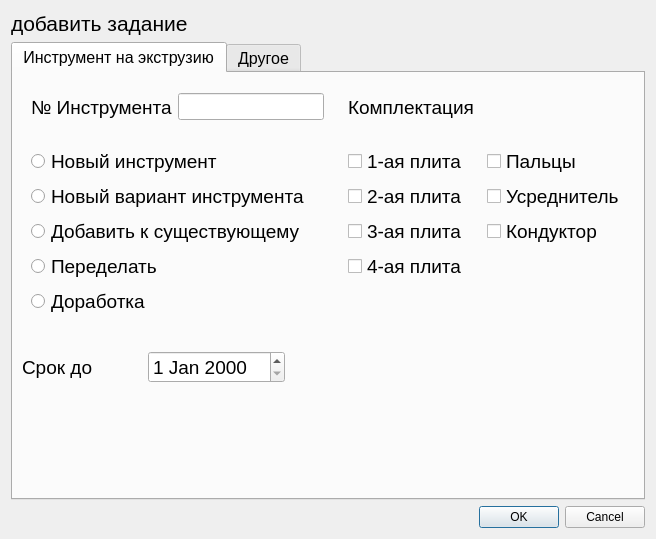
<?xml version="1.0" encoding="UTF-8"?>
<ui version="4.0">
 <class>DialogTask</class>
 <widget class="QDialog" name="DialogTask">
  <property name="geometry">
   <rect>
    <x>0</x>
    <y>0</y>
    <width>656</width>
    <height>539</height>
   </rect>
  </property>
  <property name="windowTitle">
   <string>Dialog</string>
  </property>
  <layout class="QVBoxLayout" name="verticalLayout_3">
   <item>
    <widget class="QLabel" name="label_add_task">
     <property name="font">
      <font>
       <pointsize>16</pointsize>
      </font>
     </property>
     <property name="text">
      <string>добавить задание</string>
     </property>
    </widget>
   </item>
   <item>
    <widget class="QTabWidget" name="tabWidget">
     <property name="font">
      <font>
       <pointsize>12</pointsize>
      </font>
     </property>
     <property name="currentIndex">
      <number>0</number>
     </property>
     <widget class="QWidget" name="tab_profile">
      <attribute name="title">
       <string>Инструмент на экструзию</string>
      </attribute>
      <layout class="QGridLayout" name="gridLayout">
       <item row="0" column="1">
        <widget class="QWidget" name="widget_profile_equipment_name" native="true">
         <property name="minimumSize">
          <size>
           <width>0</width>
           <height>50</height>
          </size>
         </property>
         <property name="maximumSize">
          <size>
           <width>16777215</width>
           <height>50</height>
          </size>
         </property>
         <layout class="QVBoxLayout" name="verticalLayout">
          <item>
           <widget class="QLabel" name="label_profile_equipment">
            <property name="maximumSize">
             <size>
              <width>16777215</width>
              <height>16777215</height>
             </size>
            </property>
            <property name="font">
             <font>
              <pointsize>14</pointsize>
             </font>
            </property>
            <property name="text">
             <string>Комплектация</string>
            </property>
           </widget>
          </item>
         </layout>
        </widget>
       </item>
       <item row="0" column="0">
        <widget class="QWidget" name="widget_profile_article" native="true">
         <property name="maximumSize">
          <size>
           <width>16777215</width>
           <height>50</height>
          </size>
         </property>
         <layout class="QHBoxLayout" name="horizontalLayout">
          <item>
           <widget class="QLabel" name="label_profile_article">
            <property name="font">
             <font>
              <pointsize>14</pointsize>
             </font>
            </property>
            <property name="text">
             <string>№ Инструмента</string>
            </property>
           </widget>
          </item>
          <item>
           <widget class="QLineEdit" name="lineEdit_profile_article"/>
          </item>
         </layout>
        </widget>
       </item>
       <item row="2" column="0">
        <widget class="QWidget" name="widget_profile_mfdate" native="true">
         <layout class="QHBoxLayout" name="horizontalLayout_2">
          <property name="spacing">
           <number>50</number>
          </property>
          <property name="leftMargin">
           <number>0</number>
          </property>
          <property name="topMargin">
           <number>20</number>
          </property>
          <item>
           <widget class="QLabel" name="label_profile_mfdate">
            <property name="font">
             <font>
              <pointsize>14</pointsize>
             </font>
            </property>
            <property name="text">
             <string>Срок до </string>
            </property>
           </widget>
          </item>
          <item>
           <widget class="QDateEdit" name="dateEdit_profile_mfdate">
            <property name="font">
             <font>
              <pointsize>14</pointsize>
             </font>
            </property>
           </widget>
          </item>
          <item>
           <spacer name="horizontalSpacer_mfdate">
            <property name="orientation">
             <enum>Qt::Orientation::Horizontal</enum>
            </property>
            <property name="sizeHint" stdset="0">
             <size>
              <width>40</width>
              <height>20</height>
             </size>
            </property>
           </spacer>
          </item>
         </layout>
        </widget>
       </item>
       <item row="1" column="0">
        <widget class="QWidget" name="widget_profile_works_choice" native="true">
         <layout class="QVBoxLayout" name="verticalLayout_2">
          <item>
           <widget class="QRadioButton" name="radioButton_profile_works_new">
            <property name="font">
             <font>
              <pointsize>14</pointsize>
             </font>
            </property>
            <property name="text">
             <string>Новый инструмент</string>
            </property>
           </widget>
          </item>
          <item>
           <widget class="QRadioButton" name="radioButton_profile_works_new_variant">
            <property name="font">
             <font>
              <pointsize>14</pointsize>
             </font>
            </property>
            <property name="text">
             <string>Новый вариант инструмента</string>
            </property>
           </widget>
          </item>
          <item>
           <widget class="QRadioButton" name="radioButton_profile_works_add_to">
            <property name="font">
             <font>
              <pointsize>14</pointsize>
             </font>
            </property>
            <property name="text">
             <string>Добавить к существующему</string>
            </property>
           </widget>
          </item>
          <item>
           <widget class="QRadioButton" name="radioButton_profile_works_remake">
            <property name="font">
             <font>
              <pointsize>14</pointsize>
             </font>
            </property>
            <property name="text">
             <string>Переделать</string>
            </property>
           </widget>
          </item>
          <item>
           <widget class="QRadioButton" name="radioButton_profile_works_revision">
            <property name="font">
             <font>
              <pointsize>14</pointsize>
             </font>
            </property>
            <property name="text">
             <string>Доработка</string>
            </property>
           </widget>
          </item>
         </layout>
        </widget>
       </item>
       <item row="3" column="0">
        <spacer name="verticalSpacer_mfdate">
         <property name="orientation">
          <enum>Qt::Orientation::Vertical</enum>
         </property>
         <property name="sizeHint" stdset="0">
          <size>
           <width>20</width>
           <height>40</height>
          </size>
         </property>
        </spacer>
       </item>
       <item row="1" column="1" rowspan="3">
        <widget class="QWidget" name="widget_profile_equipment_choice" native="true">
         <layout class="QGridLayout" name="gridLayout_2">
          <property name="horizontalSpacing">
           <number>20</number>
          </property>
          <item row="0" column="1">
           <widget class="QCheckBox" name="checkBox_profile_equipment_kernel">
            <property name="font">
             <font>
              <pointsize>14</pointsize>
             </font>
            </property>
            <property name="text">
             <string>Пальцы</string>
            </property>
           </widget>
          </item>
          <item row="1" column="1">
           <widget class="QCheckBox" name="checkBox_profile_equipment_averager">
            <property name="font">
             <font>
              <pointsize>14</pointsize>
             </font>
            </property>
            <property name="text">
             <string>Усреднитель</string>
            </property>
           </widget>
          </item>
          <item row="0" column="0">
           <widget class="QCheckBox" name="checkBox_profile_equipment_pl1">
            <property name="font">
             <font>
              <pointsize>14</pointsize>
             </font>
            </property>
            <property name="text">
             <string>1-ая плита</string>
            </property>
           </widget>
          </item>
          <item row="3" column="0">
           <widget class="QCheckBox" name="checkBox_profile_equipment_pl3">
            <property name="font">
             <font>
              <pointsize>14</pointsize>
             </font>
            </property>
            <property name="text">
             <string>3-ая плита</string>
            </property>
           </widget>
          </item>
          <item row="1" column="0">
           <widget class="QCheckBox" name="checkBox_profile_equipmen_pl2">
            <property name="font">
             <font>
              <pointsize>14</pointsize>
             </font>
            </property>
            <property name="text">
             <string>2-ая плита</string>
            </property>
           </widget>
          </item>
          <item row="3" column="1">
           <widget class="QCheckBox" name="checkBox_profile_equipment_conductor">
            <property name="font">
             <font>
              <pointsize>14</pointsize>
             </font>
            </property>
            <property name="text">
             <string>Кондуктор</string>
            </property>
           </widget>
          </item>
          <item row="4" column="0">
           <widget class="QCheckBox" name="checkBox_profile_equipment_pl4">
            <property name="font">
             <font>
              <pointsize>14</pointsize>
             </font>
            </property>
            <property name="text">
             <string>4-ая плита</string>
            </property>
           </widget>
          </item>
          <item row="5" column="0">
           <spacer name="verticalSpacer_profile_equipment">
            <property name="orientation">
             <enum>Qt::Orientation::Vertical</enum>
            </property>
            <property name="sizeHint" stdset="0">
             <size>
              <width>20</width>
              <height>40</height>
             </size>
            </property>
           </spacer>
          </item>
         </layout>
        </widget>
       </item>
      </layout>
     </widget>
     <widget class="QWidget" name="tab_product">
      <attribute name="title">
       <string>Другое</string>
      </attribute>
      <layout class="QGridLayout" name="gridLayout_3">
       <item row="2" column="0">
        <widget class="QWidget" name="widget_product_type_work" native="true">
         <layout class="QHBoxLayout" name="horizontalLayout_type_work">
          <item>
           <widget class="QLabel" name="label_product_type_work">
            <property name="font">
             <font>
              <pointsize>14</pointsize>
             </font>
            </property>
            <property name="text">
             <string>Тип работы</string>
            </property>
           </widget>
          </item>
          <item>
           <widget class="QComboBox" name="comboBox_product_type_work">
            <property name="font">
             <font>
              <pointsize>14</pointsize>
             </font>
            </property>
           </widget>
          </item>
         </layout>
        </widget>
       </item>
       <item row="3" column="0">
        <widget class="QWidget" name="widget_product_mfdate" native="true">
         <layout class="QHBoxLayout" name="horizontalLayout_5">
          <item>
           <widget class="QLabel" name="label_product_mfdate">
            <property name="font">
             <font>
              <pointsize>14</pointsize>
             </font>
            </property>
            <property name="text">
             <string>Срок до</string>
            </property>
           </widget>
          </item>
          <item>
           <widget class="QDateEdit" name="dateEdit_product_mfdate">
            <property name="font">
             <font>
              <pointsize>14</pointsize>
             </font>
            </property>
           </widget>
          </item>
         </layout>
        </widget>
       </item>
       <item row="4" column="0">
        <spacer name="verticalSpacer_product">
         <property name="orientation">
          <enum>Qt::Orientation::Vertical</enum>
         </property>
         <property name="sizeHint" stdset="0">
          <size>
           <width>20</width>
           <height>40</height>
          </size>
         </property>
        </spacer>
       </item>
       <item row="0" column="0">
        <widget class="QWidget" name="widget_product_name" native="true">
         <layout class="QHBoxLayout" name="horizontalLayout_4">
          <item>
           <widget class="QLabel" name="label_product_name">
            <property name="font">
             <font>
              <pointsize>14</pointsize>
             </font>
            </property>
            <property name="text">
             <string>Наименование</string>
            </property>
           </widget>
          </item>
          <item>
           <widget class="QLineEdit" name="lineEdit_product_name">
            <property name="font">
             <font>
              <pointsize>14</pointsize>
             </font>
            </property>
           </widget>
          </item>
         </layout>
        </widget>
       </item>
       <item row="1" column="0">
        <widget class="QWidget" name="widget_product_departament" native="true">
         <layout class="QHBoxLayout" name="horizontalLayout_3">
          <item>
           <widget class="QLabel" name="label_product_departament">
            <property name="font">
             <font>
              <pointsize>14</pointsize>
             </font>
            </property>
            <property name="text">
             <string>Для кого</string>
            </property>
           </widget>
          </item>
          <item>
           <widget class="QComboBox" name="comboBox_product_departament">
            <property name="font">
             <font>
              <pointsize>14</pointsize>
             </font>
            </property>
            <property name="iconSize">
             <size>
              <width>25</width>
              <height>25</height>
             </size>
            </property>
           </widget>
          </item>
         </layout>
        </widget>
       </item>
       <item row="3" column="0">
        <spacer name="verticalSpacer_product">
         <property name="orientation">
          <enum>Qt::Orientation::Vertical</enum>
         </property>
         <property name="sizeHint" stdset="0">
          <size>
           <width>20</width>
           <height>40</height>
          </size>
         </property>
        </spacer>
       </item>
       <item row="0" column="1" rowspan="4">
        <widget class="QWidget" name="widget_product_equipment" native="true">
         <layout class="QVBoxLayout" name="verticalLayout_4">
          <item>
           <widget class="QWidget" name="widget_product_button_equipment" native="true">
            <layout class="QHBoxLayout" name="horizontalLayout_6">
             <item>
              <widget class="QLabel" name="label_product_equipment">
               <property name="font">
                <font>
                 <pointsize>14</pointsize>
                </font>
               </property>
               <property name="text">
                <string>Комплектация</string>
               </property>
              </widget>
             </item>
             <item>
              <widget class="QPushButton" name="pushButton_product_equipment_add">
               <property name="maximumSize">
                <size>
                 <width>30</width>
                 <height>16777215</height>
                </size>
               </property>
               <property name="text">
                <string>+</string>
               </property>
              </widget>
             </item>
             <item>
              <widget class="QPushButton" name="pushButton_product_equipment_delete">
               <property name="maximumSize">
                <size>
                 <width>30</width>
                 <height>16777215</height>
                </size>
               </property>
               <property name="text">
                <string>-</string>
               </property>
              </widget>
             </item>
             <item>
              <widget class="QPushButton" name="pushButton_product_equipment_edit">
               <property name="maximumSize">
                <size>
                 <width>30</width>
                 <height>16777215</height>
                </size>
               </property>
               <property name="text">
                <string>E</string>
               </property>
              </widget>
             </item>
            </layout>
           </widget>
          </item>
          <item>
           <widget class="QListWidget" name="listWidget_product_equipment"/>
          </item>
         </layout>
        </widget>
       </item>
      </layout>
     </widget>
    </widget>
   </item>
   <item>
    <widget class="QDialogButtonBox" name="buttonBox">
     <property name="orientation">
      <enum>Qt::Orientation::Horizontal</enum>
     </property>
     <property name="standardButtons">
      <set>QDialogButtonBox::StandardButton::Cancel|QDialogButtonBox::StandardButton::Ok</set>
     </property>
    </widget>
   </item>
  </layout>
 </widget>
 <resources/>
 <connections>
  <connection>
   <sender>buttonBox</sender>
   <signal>accepted()</signal>
   <receiver>DialogTask</receiver>
   <slot>accept()</slot>
   <hints>
    <hint type="sourcelabel">
     <x>248</x>
     <y>254</y>
    </hint>
    <hint type="destinationlabel">
     <x>157</x>
     <y>274</y>
    </hint>
   </hints>
  </connection>
  <connection>
   <sender>buttonBox</sender>
   <signal>rejected()</signal>
   <receiver>DialogTask</receiver>
   <slot>reject()</slot>
   <hints>
    <hint type="sourcelabel">
     <x>316</x>
     <y>260</y>
    </hint>
    <hint type="destinationlabel">
     <x>286</x>
     <y>274</y>
    </hint>
   </hints>
  </connection>
 </connections>
</ui>
